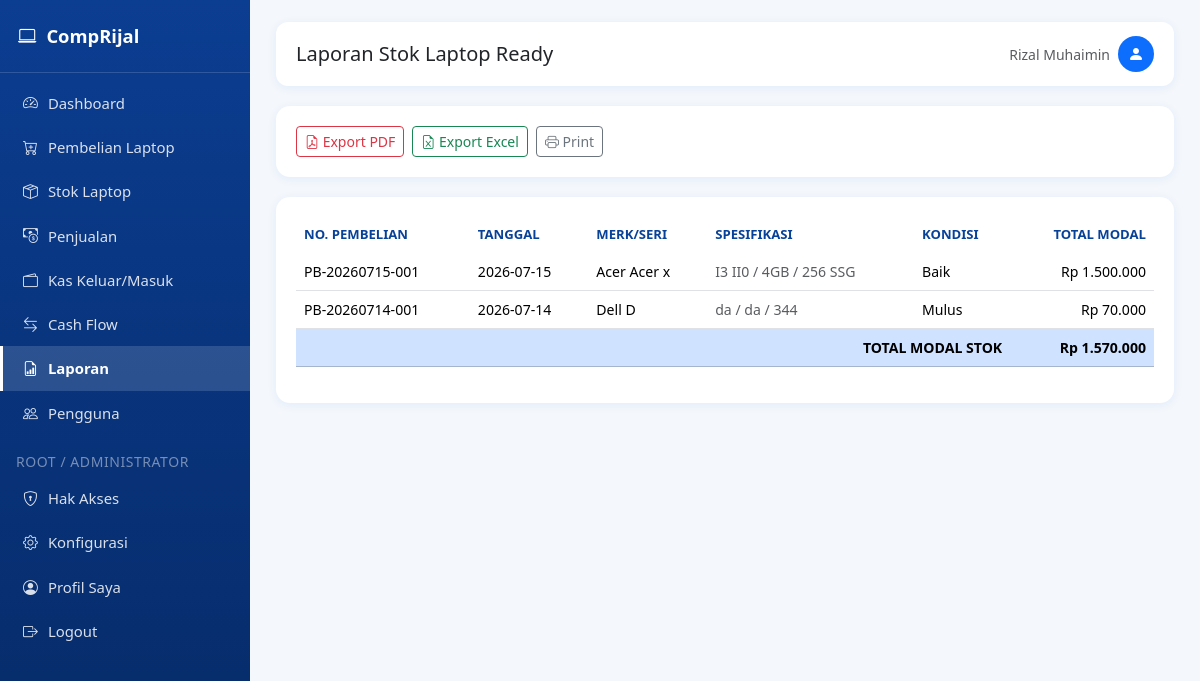
Before: /laporan/stok-ready (signed in) with the older database file.
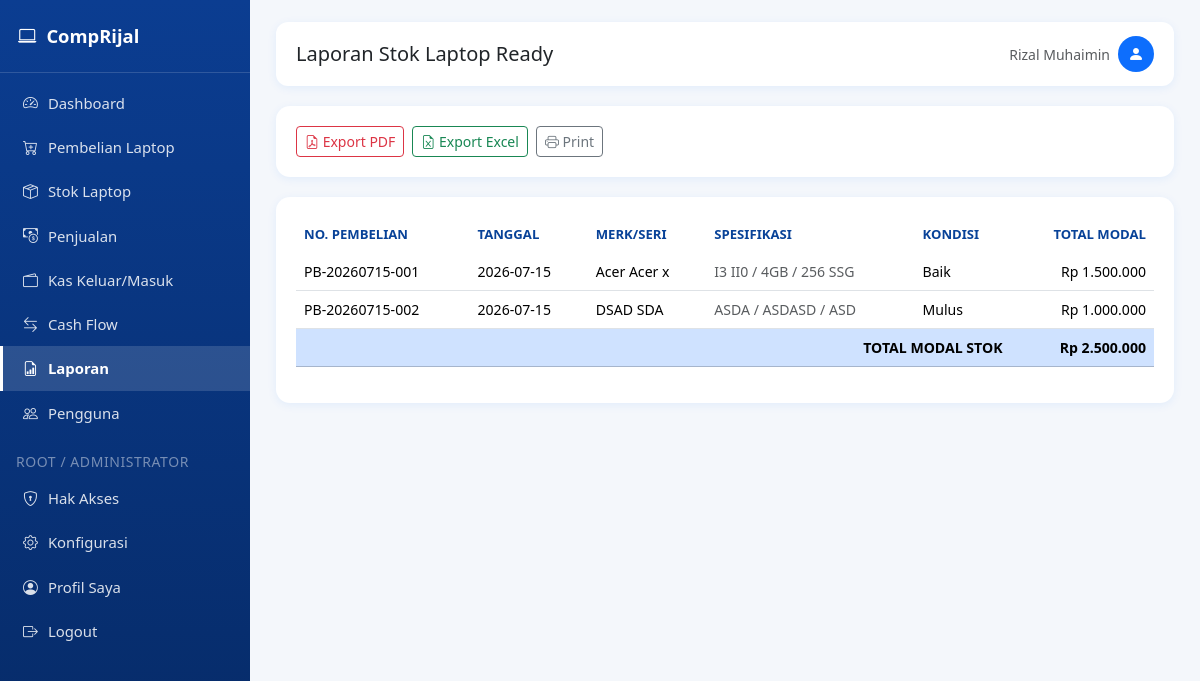
After: the same page with the newer database file.
### tables this page shows
CREATE TABLE laptop (
            id INTEGER PRIMARY KEY AUTOINCREMENT,
            nomor_pembelian TEXT UNIQUE NOT NULL,
            tanggal TEXT NOT NULL,
            merk TEXT,
            seri TEXT,
            processor TEXT,
            ram TEXT,
            storage TEXT,
            vga TEXT,
            warna TEXT,
            kondisi TEXT,
            kelengkapan TEXT,
            charger TEXT,
            tas TEXT,
            garansi TEXT,
            imei TEXT,
            harga_beli REAL DEFAULT 0,
            biaya_servis REAL DEFAULT 0,
            biaya_upgrade REAL DEFAULT 0,
            biaya_lain REAL DEFAULT 0,
            total_modal REAL DEFAULT 0,
            supplier TEXT,
            no_hp TEXT,
            catatan TEXT,
            status TEXT DEFAULT 'Ready',
            created_at TEXT DEFAULT CURRENT_TIMESTAMP
        );

### app.py (the view)
@app.route("/laporan/stok-ready")
@page_required("laporan")
def laporan_stok_ready():
    conn = get_db_connection()
    rows = conn.execute("SELECT * FROM laptop WHERE status='Ready' ORDER BY tanggal DESC").fetchall()
    conn.close()
    total = sum(r["total_modal"] for r in rows)
    return render_template("laporan_stok_ready.html", rows=rows, total=total)

### app.py (called while the page is built)
def page_required(page_key):
    def wrapper(f):
        @wraps(f)
        def decorated(*args, **kwargs):
            if "user_id" not in session:
                flash("Silakan login terlebih dahulu.", "warning")
                return redirect(url_for("login"))
            if not has_page_access(session["user_id"], session.get("role"), page_key):
                flash("Anda tidak memiliki hak akses ke halaman ini. Hubungi administrator.", "danger")
                return redirect(url_for("dashboard"))
            return f(*args, **kwargs)
        return decorated
    return wrapper

def can_access_page(page_key: str) -> bool:
    if "user_id" not in session:
        return False
    if page_key in {"konfigurasi", "hak_akses"}:
        return session.get("role") in ("root", "administrator")
    return has_page_access(session["user_id"], session.get("role"), page_key)

@app.context_processor
def inject_globals():
    return {
        "rp": reports.rp,
        "current_year": datetime.now().year,
        "now_date": datetime.now().strftime("%Y-%m-%d"),
        "app_settings": get_all_settings(),
        "can_access_page": can_access_page,
    }

### templates/laporan_stok_ready.html (shortened to what this page needs)
{% extends "base.html" %}
{% block page_title %}Laporan Stok Laptop Ready{% endblock %}
{% block content %}
<div class="card-panel no-print">
    <div class="d-flex gap-2">
        <a href="{{ url_for('laporan_stok_ready_pdf') }}" class="btn btn-outline-danger btn-sm" target="_blank"><i class="bi bi-file-earmark-pdf"></i> Export PDF</a>
        <a href="{{ url_for('laporan_stok_ready_excel') }}" class="btn btn-outline-success btn-sm"><i class="bi bi-file-earmark-excel"></i> Export Excel</a>
        <button class="btn btn-outline-secondary btn-sm" onclick="window.print()"><i class="bi bi-printer"></i> Print</button>
    </div>
</div>
<div class="card-panel">
    <div class="table-responsive">
        <table class="table table-hover align-middle">
            <thead>
                <tr><th>No. Pembelian</th><th>Tanggal</th><th>Merk/Seri</th><th>Spesifikasi</th><th>Kondisi</th><th class="text-end">Total Modal</th></tr>
            </thead>
            <tbody>
                {% for r in rows %}
                <tr>
                    <td>{{ r.nomor_pembelian }}</td>
                    <td>{{ r.tanggal }}</td>
                    <td>{{ r.merk }} {{ r.seri }}</td>
                    <td class="small text-muted">{{ r.processor }} / {{ r.ram }} / {{ r.storage }}</td>
                    <td>{{ r.kondisi or '-' }}</td>
                    <td class="text-end">{{ rp(r.total_modal) }}</td>
                </tr>
                {% else %}
                <tr><td colspan="6" class="text-center text-muted py-4">Tidak ada stok tersedia.</td></tr>
                {% endfor %}
            </tbody>
            <tfoot>
                <tr class="table-primary fw-bold">
                    <td colspan="5" class="text-end">TOTAL MODAL STOK</td>
                    <td class="text-end">{{ rp(total) }}</td>
                </tr>
            </tfoot>
        </table>
    </div>
</div>
{% endblock %}

Changed rows visible on the page:
no longer on this page (row edited): laptop: nomor_pembelian "PB-20260714-001", tanggal "2026-07-14", merk "Dell", seri "D", processor "da", ram "da", storage "344", kondisi "Mulus", total_modal "Rp 70.000"
added laptop: nomor_pembelian "PB-20260715-002", tanggal "2026-07-15", merk "DSAD", seri "SDA", processor "ASDA", ram "ASDASD", storage "ASD", kondisi "Mulus", total_modal "Rp 1.000.000"
Other visible differences:
{{ rp(total) }}: "Rp 1.570.000" → "Rp 2.500.000"
